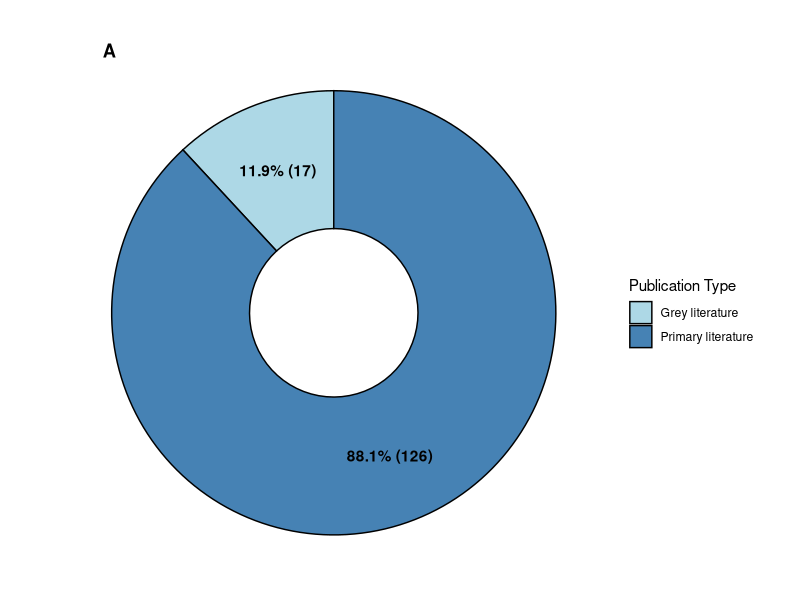
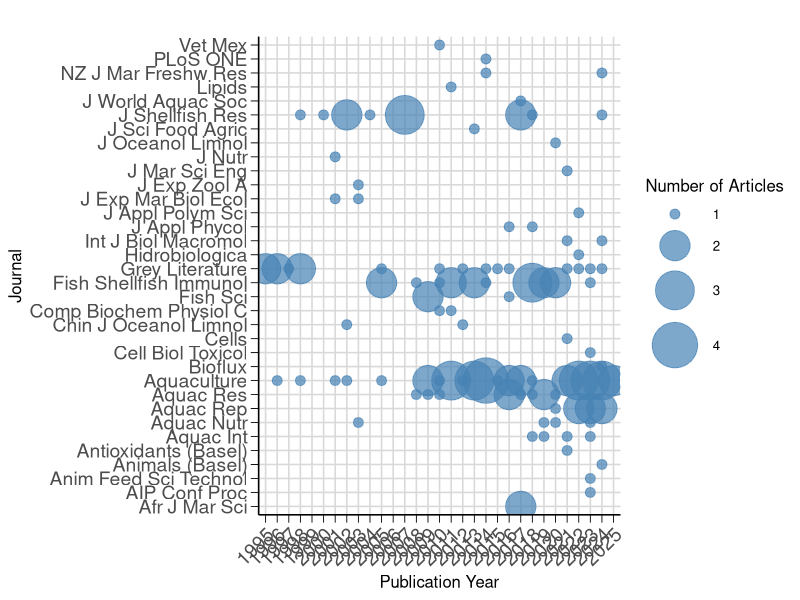
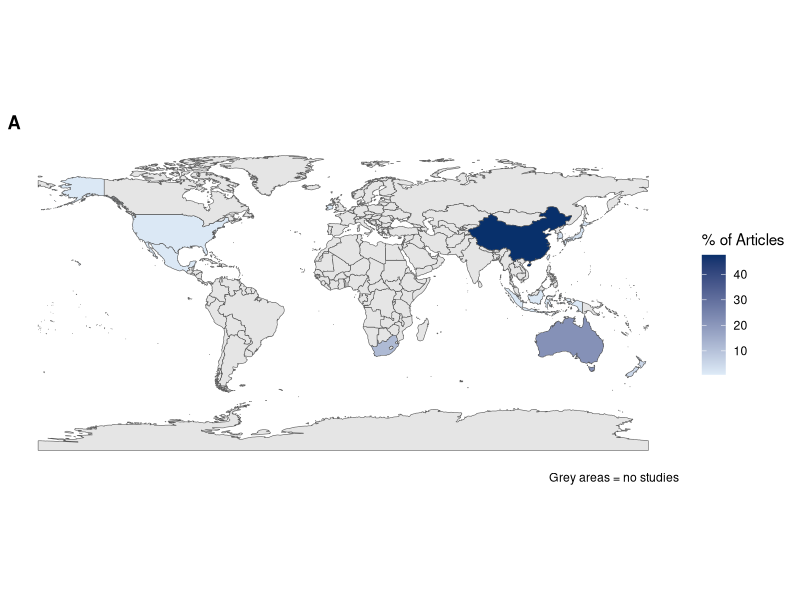
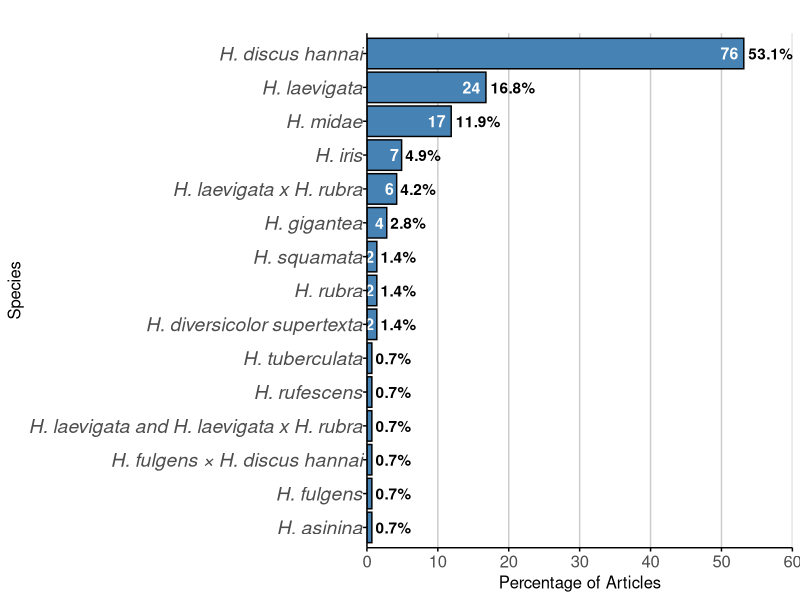
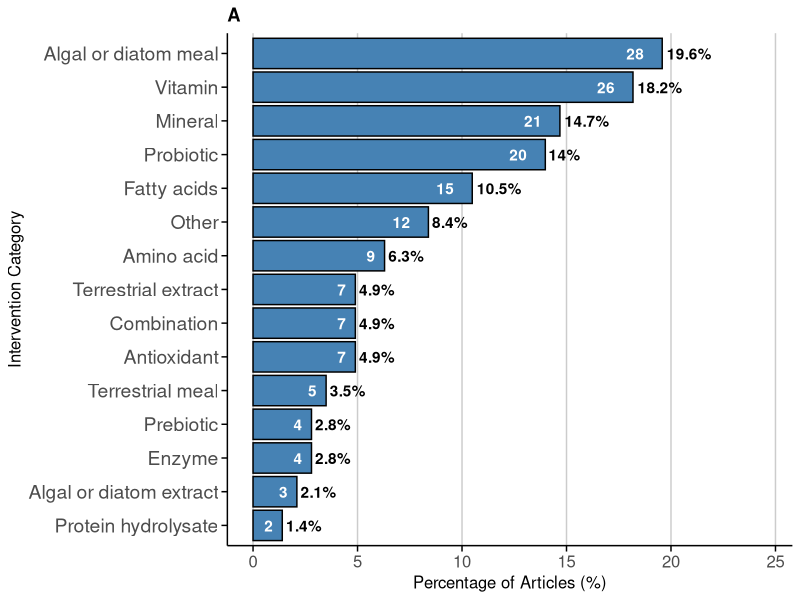
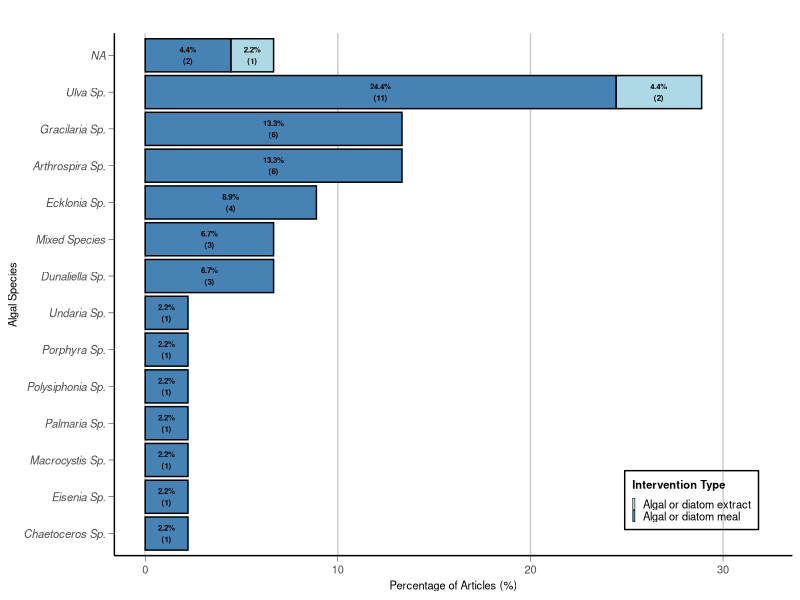
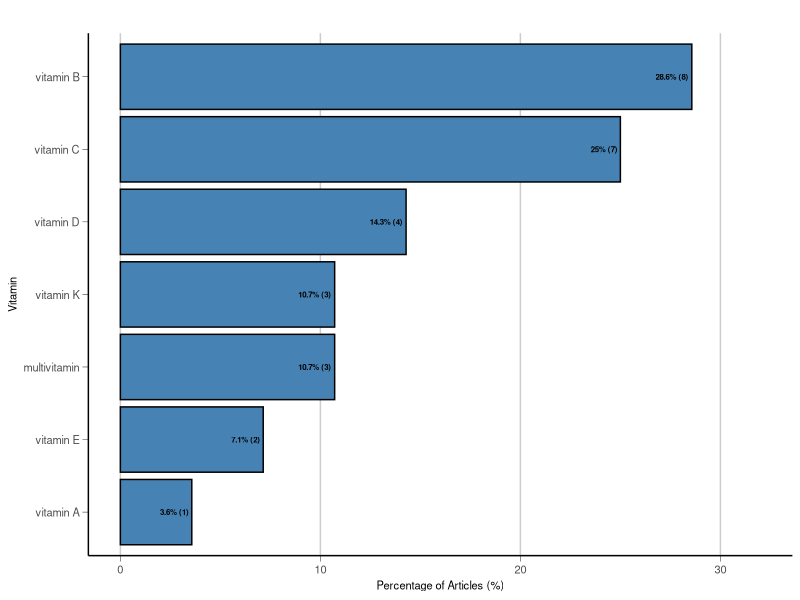
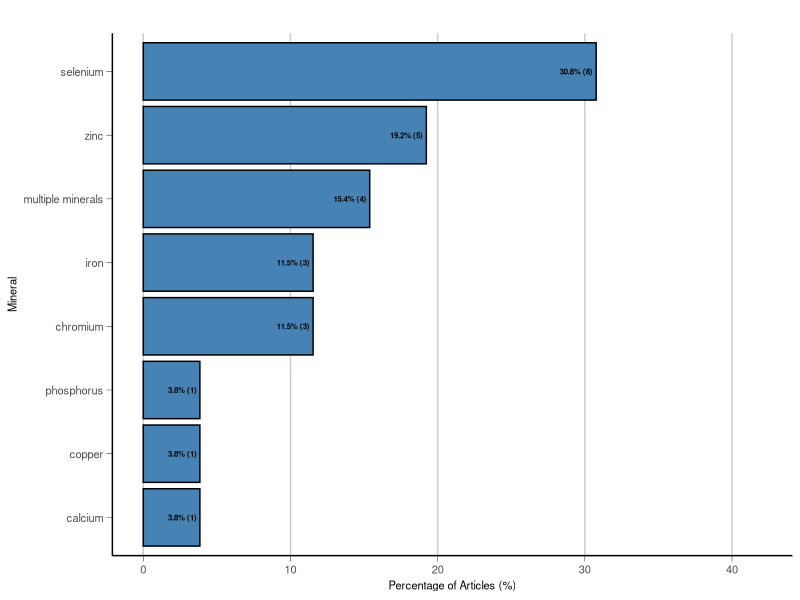

The R script that drew these images, in order:
install.packages(c("patchwork", "ggplot2", "tidyverse", "rnaturalearth", "rnaturalearthdata", "sf", "ggplot2", "dplyr", "grid", "readr", "here"))

library(tidyverse)
library(rnaturalearth)   # for map data
library(rnaturalearthdata)
library(sf)              # for spatial handling
library(ggplot2)
library(dplyr)
library(grid)
library(patchwork)
library(here)
library(readr)

###Please download GitHub repository and then run the following
here()
data <- read_csv(here("Data", "Systematic Evidence Map - Dietary supplements and abalone performance.csv"))
head(data)

# To identify NA in any column
na_intervention_rows <- data %>% 
  filter(is.na(intervention_category)) %>% 
  select(study_ID, intervention_category)
print(na_intervention_rows)

# Get unique study IDs
unique_ids <- unique(data$study_ID)
print(unique_ids)
total_studies <- length(unique(data$study_ID))
print(total_studies)

# Summarise unique study_IDs by publication type
pubtype_summary <- data %>%
  distinct(study_ID, publication_type) %>%
  group_by(publication_type) %>%
  summarise(count = n()) %>%
  mutate(percentage = count / sum(count) * 100,
         label = paste0(publication_type, "\n", round(percentage, 1), "%"))
print(pubtype_summary)

# Create label: "65% (13)"
pubtype_summary <- pubtype_summary %>%
  mutate(
    percentage = 100 * count / total_studies,
    label = paste0(round(percentage, 1), "% (", count, ")")
  )

# Donut plot for publication_type
donut_plot <- ggplot(pubtype_summary, aes(x = 2, y = count, fill = publication_type)) +
  geom_col(color = "black") +               # border around slices
  coord_polar(theta = "y") +
  geom_text(aes(label = paste0(round(percentage,1), "% (", count, ")")),
            position = position_stack(vjust = 0.5),
            color = "black",
            fontface = "bold") +
  scale_fill_manual(values = c("lightblue", "steelblue")) +
  labs(title = "A",
       fill = "Publication Type") +
  theme_void() +
  theme(
    plot.title = element_text(hjust = 0.1,vjust = -8.0, face = "bold")
  ) +
  xlim(1.0, 2.5) 

donut_plot #Print
ggsave("donut_plot.png", width = 8, height = 8, units = "in")   #Save donut plot

# Summarise number and percentage of unique studies per publication year
publication_summary <- data %>%
  distinct(study_ID, publication_year) %>%
  group_by(publication_year) %>%
  summarise(unique_study_count = n()) %>%
  mutate(
    percentage = 100 * unique_study_count / total_studies,
    label_percent = paste0(round(percentage, 1), "%"),
    label_count = unique_study_count
  )
print(publication_summary, n = 30)

# Define a named vector with full journal names and their abbreviations
# Source/reference: https://github.com/ropensci/rnaturalearth
abbrev_lookup <- c(
  "Aquaculture" = "Aquaculture",
  "Fish and Shellfish Immunology" = "Fish Shellfish Immunol",
  "Aquaculture Reports" = "Aquac Rep",
  "Journal of Shellfish Research" = "J Shellfish Res",
  "Aquaculture International" = "Aquac Int",
  "Aquaculture Research" = "Aquac Res",
  "International Journal of Biological Macromolecules" = "Int J Biol Macromol",
  "Animal Feed Science and Technology" = "Anim Feed Sci Technol",
  "Aquaculture Nutrition" = "Aquac Nutr",
  "Animals" = "Animals (Basel)",
  "New Zealand Journal of Marine and Freshwater Research" = "NZ J Mar Freshw Res",
  "Journal of the World Aquaculture Society" = "J World Aquac Soc",
  "Journal of Marine Science and Engineering" = "J Mar Sci Eng",
  "Journal of Applied Phycology" = "J Appl Phycol",
  "Fisheries Science" = "Fish Sci",
  "Bioflux" = "Bioflux",
  "Antioxidants" = "Antioxidants (Basel)",
  "Journal of Experimental Zoology Part A: Comparative Experimental Biology" = "J Exp Zool A",
  "Veterinaria Mexico" = "Vet Mex",
  "Journal of Experimental Marine Biology and Ecology" = "J Exp Mar Biol Ecol",
  "Journal of Oceanology and Limnology" = "J Oceanol Limnol",
  "African Journal of Marine Science" = "Afr J Mar Sci",
  "Journal of Nutrition" = "J Nutr",
  "AIP Conference Proceedings" = "AIP Conf Proc",
  "Cell Biology and Toxicology" = "Cell Biol Toxicol",
  "Chinese Journal of Oceanology and Limnology" = "Chin J Oceanol Limnol",
  "Comparative Biochemistry and Physiology - C Toxicology and Pharmacology" = "Comp Biochem Physiol C",
  "Hidrobiologica" = "Hidrobiologica",
  "Journal of Applied Polymer Science" = "J Appl Polym Sci",
  "Lipids" = "Lipids",
  "PLos ONE" = "PLoS ONE",
  "Cells" = "Cells",
  "Journal of the Science of Food and Agriculture" = "J Sci Food Agric"
)

# Replace NA in Journal with "Grey Literature" and create abbreviated column
data <- data %>%
  mutate(
    Journal = ifelse(is.na(Journal), "Grey Literature", Journal),
    journal_abbrev = ifelse(
      Journal == "Grey Literature",
      "Grey Literature",
      abbrev_lookup[Journal]
    )
  )
head(data)

##Create bubble plot of journal-year
#Summarise number of unique studies per journal-year combo
bubble_data <- data %>%
  distinct(study_ID, journal_abbrev, publication_year) %>%
  group_by(journal_abbrev, publication_year) %>%
  summarise(unique_study_count = n(), .groups = "drop")

#Calculate total and percentage
total_studies <- n_distinct(data$study_ID)

bubble_data <- bubble_data %>%
  mutate(percentage = (unique_study_count / total_studies) * 100)

# Plot
journal_year <- ggplot(bubble_data, aes(y = journal_abbrev, x = as.factor(publication_year))) +
  geom_point(aes(size = unique_study_count), color = "steelblue", alpha = 0.7) +
  scale_size_continuous(
    name = "Number of Articles",
    range = c(3, 15)
  ) +
  scale_x_discrete(limits = as.character(1995:2025)) + 
  labs(
    title = "",
    y = "Journal",
    x = "Publication Year"
  ) +
  theme_minimal(base_size = 12) +
  theme(
    axis.text.x = element_text(angle = 45, hjust = 1, size = 14),
    axis.text.y = element_text(size = 14),
    plot.title = element_text(face = "bold"),
    panel.grid.major = element_line(color = "grey85"),
    panel.grid.minor = element_blank(),
    axis.line.x = element_line(color = "black"),
    axis.line.y = element_line(color = "black"),
    axis.ticks = element_line(color = "black", size = 0.3),
    axis.ticks.length = unit(0.2, "cm"),
    axis.ticks.length.x = unit(0.2, "cm"),
    axis.ticks.length.y = unit(0.2, "cm"),
    panel.background = element_blank()
  )

journal_year  #Print plot
ggsave("journal_year.png", width = 13, height = 11, units = "in")   #Save bubble plot

#Validity assessment
# List validity metrics
validity_metrics <- c(
  "random_assignment",
  "blind_measurement",
  "protocol_registration",
  "raw_data_availability",
  "source_code_availability",
  "funding_disclosed",
  "funding_potential_COI",
  "COI_disclosed"
)

# Loop through each metric and summarise
validity_summary <- data %>%
  select(study_ID, all_of(validity_metrics)) %>%
  distinct() %>%
  pivot_longer(
    cols = all_of(validity_metrics),
    names_to = "metric",
    values_to = "value"
  ) %>%
  group_by(metric, value) %>%
  summarise(
    study_count = n(),
    percentage = 100 * study_count / total_studies,
    .groups = "drop"
  ) %>%
  arrange(metric, desc(study_count))

print(validity_summary)

#Geographical contribution
international_yes_count <- data %>%
  filter(international_collaboration == "Yes") %>%
  summarise(unique_studies = n_distinct(study_ID))

print(international_yes_count)

# Recode country names to match rnaturalearth conventions
# Source/reference: https://github.com/ropensci/rnaturalearth
data <- data %>%
  mutate(country_standardised = case_when(
    country == "Australia"     ~ "Australia",
    country == "China"         ~ "China",
    country == "Hawaii"        ~ "United States of America",  # Hawaii is part of USA
    country == "Indonesia"     ~ "Indonesia",
    country == "Ireland"       ~ "Ireland",
    country == "Japan"         ~ "Japan",
    country == "Korea"         ~ "South Korea",               # or "Republic of Korea"
    country == "New Zealand"   ~ "New Zealand",
    country == "South Africa"  ~ "South Africa",
    country == "Taiwan"        ~ "Taiwan",                    # not always present in shapefile
    TRUE                       ~ country                      # default: keep original
  ))

country_summary <- data %>%
  distinct(study_ID, country) %>%
  group_by(country) %>%
  summarise(
    study_count = n(),
    percentage = 100 * study_count / total_studies,
    .groups = "drop"
  ) %>%
  rename(name = country)

print(country_summary)

# Get world map shapefile
world <- ne_countries(scale = "medium", returnclass = "sf")

# Join country summary with world shapefile
world_data <- world %>%
  left_join(country_summary, by = "name")

# Plot heat map of geographical contribution
world_map <- ggplot(world_data) +
  geom_sf(aes(fill = percentage)) +
    scale_fill_gradient(
    low = "#deebf7",
    high = "#08306b", na.value = "grey90", name = "% of Articles") +
  labs(
    title = "A",
    caption = "Grey areas = no studies"
  ) +
  theme_minimal() +
  theme(
    legend.position = "right",
    plot.title = element_text(face = "bold"),
    plot.subtitle = element_text(face = "italic"),
 panel.grid = element_blank(),           
  )

world_map  #Print plot
ggsave("world_map.png", width = 13, height = 8, units = "in")   #Save world_map

# Abbreviate species names: "Haliotis laevigata" -> "H. laevigata"
data <- data %>%
  mutate(species = gsub("Haliotis", "H.", species))

#species summary
species_summary <- data %>%
  group_by(species) %>%
  summarise(count = n_distinct(study_ID)) %>%
  mutate(percentage = 100 * count / total_studies)
print(species_summary)

#Plot
species_summary_plot <- ggplot(species_summary, aes(x = reorder(species, percentage), y = percentage)) +
  geom_col(fill = "steelblue", color = "black") +
  geom_text(aes(label = paste0(round(percentage, 1), "%")),
            hjust = -0.1,
            color = "black",
            fontface = "bold") +
  geom_text(aes(label = count),
            hjust = 1.3,
            color = "white",
            fontface = "bold",
		size = 4) +
  scale_y_continuous(limits = c(0, 60), expand = c(0, 0)) +
  labs(
    title = "",
    x = "Species",
    y = "Percentage of Articles"
  ) +
  coord_flip() +
  theme_minimal() +
  theme(
    panel.grid.major.y = element_blank(),
    panel.grid.minor = element_blank(),
    panel.grid.major.x = element_line(color = "grey80"),
    axis.line = element_line(color = "black"),
    axis.ticks = element_line(color = "black"),
    axis.text.y = element_text(face = "italic", size = 14, margin = margin(r = 0.5)),
    axis.text.x = element_text(size = 12),
    axis.title.x = element_text(size = 12),
    axis.title.y = element_text(size = 12),
    plot.title = element_text(face = "bold")
  )

species_summary_plot  #Print plot
ggsave("species_summary.png", width = 10, height = 8, units = "in")   #Save species_summary_plot

# Summarise by experimental_unit
experimental_unit_summary <- data %>%
  distinct(study_ID, experimental_unit) %>%
  group_by(experimental_unit) %>%
  summarise(
    study_count = n(),
    percentage = 100 * study_count / total_studies,
    .groups = "drop"
  ) %>%
  arrange(desc(study_count))

print(experimental_unit_summary)  # View results

# Summarise by experimental_system
experimental_system_summary <- data %>%
  distinct(study_ID, experimental_system) %>%
  group_by(experimental_system) %>%
  summarise(
    study_count = n(),
    percentage = 100 * study_count / total_studies,
    .groups = "drop"
  ) %>%
  arrange(desc(study_count))

print(experimental_system_summary) # View results

# INTERVENTION
# Summarise number and percentage of unique studies per intervention category
intervention_summary <- data %>%
  distinct(study_ID, intervention_category) %>%
  group_by(intervention_category) %>%
  summarise(unique_study_count = n(), .groups = "drop") %>%
  mutate(
    percentage = 100 * unique_study_count / total_studies,
    label_count = unique_study_count,                        # number inside bar
    label_percent = paste0(round(percentage, 1), "%")       # percentage outside bar
  )
print(intervention_summary)

# Plot
intervention_summary_plot <- ggplot(intervention_summary, 
  aes(x = percentage, y = reorder(intervention_category, percentage))) +
  geom_col(fill = "steelblue", color = "black") +
  geom_text(aes(label = label_count),
            hjust = 2.0,
            color = "white",
            fontface = "bold") +
  geom_text(aes(label = label_percent),
            hjust = -0.1,
            color = "black",
            fontface = "bold") +
  labs(
    title = "A",
    x = "Percentage of Articles (%)",
    y = "Intervention Category"
  ) +
  theme_minimal() +
  theme(
    panel.grid.major.x = element_line(color = "grey80"),
    panel.grid.minor.x = element_blank(),
    panel.grid.major.y = element_blank(),
    panel.grid.minor.y = element_blank(),
    axis.line = element_line(color = "black"),
    axis.ticks = element_line(color = "black"),
    axis.ticks.length = unit(0.15, "cm"),  # increase tick length
    axis.ticks.y = element_line(color = "black"),
    axis.ticks.x = element_line(color = "black"),
    panel.background = element_blank(),
    axis.text.y = element_text(size = 14),
    axis.text.x = element_text(size = 12),
    axis.title.x = element_text(size = 12),
    axis.title.y = element_text(size = 12),
    plot.title = element_text(face = "bold")
  ) +
  xlim(0, max(intervention_summary$percentage) + 5)

intervention_summary_plot  #Print plot
ggsave("intervention_summary.png", width = 10, height = 8, units = "in")   #Save intervention_summary_plot

##Graph data for intervention_category = algal or diatom meal and/or extract
# Filter relevant intervention categories
algal_data <- data %>%
  filter(intervention_category %in% c("Algal or diatom extract", "Algal or diatom meal"))

algal_data <- algal_data %>%
  mutate(algal_species = str_trim(str_to_title(algal_species)))

# Count unique study_IDs per species and intervention type
algal_summary <- algal_data %>%
  distinct(study_ID, algal_species, intervention_category) %>%
  group_by(algal_species, intervention_category) %>%
  summarise(unique_study_count = n(), .groups = "drop")

# Add percentage and total per species for ordering
total_studies_algae <- sum(algal_summary$unique_study_count)
algal_summary <- algal_summary %>%
  mutate(percentage = 100 * unique_study_count / total_studies_algae) %>%
  group_by(algal_species) %>%
  mutate(total_species_pct = sum(percentage)) %>%
  ungroup()
print(algal_summary)

# Create a label with line break to avoid crowding
algal_summary <- algal_summary %>%
  mutate(label_text = paste0(round(percentage, 1), "%\n(", unique_study_count, ")"))

# Plot
algal_plot <- ggplot(algal_summary, aes(x = percentage, y = reorder(algal_species, total_species_pct), fill = intervention_category)) +
  geom_col(color = "black") +
  geom_text(aes(label = label_text),
            position = position_stack(vjust = 0.5),
            color = "black",
            fontface = "bold",
            size = 2) +
  scale_fill_manual(values = c(
    "Algal or diatom meal" = "steelblue",
    "Algal or diatom extract" = "lightblue"
  )) +
  labs(
    title = "",
    x = "Percentage of Articles (%)",
    y = "Algal Species",
    fill = "Intervention Type"
  ) +
  scale_x_continuous(
    limits = c(0, 32),
    breaks = seq(0, 30, 10)
  ) +
  theme_minimal() +
  theme(
    panel.grid.major.x = element_line(color = "grey80"),
    panel.grid.minor.x = element_blank(),
    panel.grid.major.y = element_blank(),
    axis.line = element_line(color = "black"),
    axis.ticks = element_line(color = "black", size = 0.15),
    axis.ticks.length = unit(0.15, "cm"),
    axis.text.y = element_text(face = "italic", size = 8),
    axis.text.x = element_text(size = 8),
    axis.title.x = element_text(size = 8),
    axis.title.y = element_text(size = 8),
    panel.background = element_blank(),
    plot.title = element_text(face = "bold"),
    legend.position = c(0.95, 0.05),       
    legend.justification = c("right","bottom"),  
    legend.background = element_rect(fill = "transparent"), 
    legend.key.size = unit(0.075, "cm"),
    legend.title = element_text(size = 8, face = "bold"),   
    legend.text = element_text(size = 8)    
  )

algal_plot  #Print plot
ggsave("algal_plot.png", width = 6, height = 4, units = "in")   #Save algal_plot

##Graph data for intervention_category = vitamin
#Filter only Vitamin studies
vitamin_data <- data %>%
  filter(intervention_category == "Vitamin")

#Count unique study_IDs per vitamin
vitamin_summary <- vitamin_data %>%
  distinct(study_ID, vitamin) %>%
  group_by(vitamin) %>%
  summarise(unique_study_count = n(), .groups = "drop")

#Calculate total mentions and percentages
total_mentions_vitamin <- sum(vitamin_summary$unique_study_count)
vitamin_summary <- vitamin_summary %>%
  mutate(
    percentage = 100 * unique_study_count / total_mentions_vitamin,
    label = paste0(round(percentage, 0.5), "% (", unique_study_count, ")")
  )
print(vitamin_summary)

# Plot
vitamin_plot <- ggplot(vitamin_summary, aes(x = percentage, y = reorder(vitamin, percentage))) +
  geom_col(fill = "steelblue", color = "black") +
  geom_text(aes(label = label),
            hjust = 1.1,
            color = "black",
            fontface = "bold",
	size = 2) +
  labs(
    title = "",
    x = "Percentage of Articles (%)",
    y = "Vitamin"
  ) + scale_x_continuous(
    limits = c(0, 32),          # axis goes to 45
    breaks = seq(0, 30, 10)     # tick marks every 10
  ) +
  theme_minimal() +
  theme(
    panel.grid.major.x = element_line(color = "grey80"),
    panel.grid.minor.x = element_blank(),
    panel.grid.major.y = element_blank(),
    axis.line = element_line(color = "black"),
    axis.ticks = element_line(color = "black", size = 0.15),
    axis.ticks.length = unit(0.15, "cm"),
    axis.text.y = element_text(size = 8),
	axis.text.x = element_text(size = 8),
	axis.title.x = element_text(size = 8),
	axis.title.y = element_text(size = 8),
    panel.background = element_blank(),
    plot.title = element_text(face = "bold")
  )

vitamin_plot  #Print plot
ggsave("vitamin_plot.png", width = 6, height = 4, units = "in")   #Save vitamin_plot

##Graph data for intervention_category = mineral
# Filter only Mineral studies
mineral_data <- data %>%
  filter(intervention_category == "Mineral")

# Count unique study_IDs per mineral
mineral_summary <- mineral_data %>%
  distinct(study_ID, mineral) %>%
  group_by(mineral) %>%
  summarise(unique_study_count = n(), .groups = "drop")

#Calculate total and percentages
total_studies_mineral <- sum(mineral_summary$unique_study_count)
mineral_summary <- mineral_summary %>%
  mutate(
    percentage = 100 * unique_study_count / total_studies_mineral,
    label = paste0(round(percentage, 0.5), "% (", unique_study_count, ")")
  )
print(mineral_summary)

#Plot
mineral_plot <- ggplot(mineral_summary, aes(x = percentage, y = reorder(mineral, percentage))) +
  geom_col(fill = "steelblue", color = "black") +
  geom_text(aes(label = label),
            hjust = 1.1,
            color = "black",
            fontface = "bold",
size = 2) +
  labs(
    title = "",
    x = "Percentage of Articles (%)",
    y = "Mineral"
  ) +  
scale_x_continuous(
    limits = c(0, 42),          # axis goes to 45
    breaks = seq(0, 40, 10)     # tick marks every 10
  ) +
  theme_minimal() +
  theme(
    panel.grid.major.x = element_line(color = "grey80"),
    panel.grid.minor.x = element_blank(),
    panel.grid.major.y = element_blank(),
    axis.line = element_line(color = "black"),
    axis.ticks = element_line(color = "black", size = 0.15),
    axis.ticks.length = unit(0.15, "cm"),
    panel.background = element_blank(),
	axis.text.y = element_text(size = 8),
	axis.text.x = element_text(size = 8),
	axis.title.x = element_text(size = 8),
	axis.title.y = element_text(size = 8),
    plot.title = element_text(face = "bold")
  )

mineral_plot  #Print plot
ggsave("mineral_plot.png", width = 6, height = 4, units = "in")   #Save mineral_plot

##Graph data for intervention_category = probiotic
# Filter only Probiotic studies
probiotic_data <- data %>%
  filter(intervention_category == "Probiotic")

# Count unique study_IDs per probiotic
probiotic_summary <- probiotic_data %>%
  distinct(study_ID, probiotic) %>%
  group_by(probiotic) %>%
  summarise(unique_study_count = n(), .groups = "drop")

# Calculate total and percentages (format with one decimal place)
total_studies_probiotic <- sum(probiotic_summary$unique_study_count)
probiotic_summary <- probiotic_summary %>%
  mutate(
    percentage = round((unique_study_count / total_studies_probiotic) * 100, 1),
    percentage = sprintf("%.1f", percentage),  # force display to one decimal
    label = paste0(percentage, "% (", unique_study_count, ")")
  )

print(probiotic_summary)

# Plot
probiotic_plot <- ggplot(probiotic_summary, aes(x = as.numeric(percentage), y = reorder(probiotic, as.numeric(percentage)))) +
  geom_col(fill = "steelblue", color = "black") +
  geom_text(aes(label = label),
            hjust = 1.1,
            color = "black",
            fontface = "bold",
  size = 2) +
  labs(
    title = "",
    x = "Percentage of Articles (%)",
    y = "Probiotic"
  ) +
  scale_x_continuous(
    limits = c(0, 32),                 
    breaks = seq(0, 30, 10)           
  ) +
  theme_minimal() +
  theme(
    panel.grid.major.x = element_line(color = "grey80"),
    panel.grid.minor.x = element_blank(),
    panel.grid.major.y = element_blank(),
    axis.line = element_line(color = "black"),
    axis.ticks = element_line(color = "black", size = 0.15),
    axis.ticks.length = unit(0.15, "cm"),
    axis.text.y = element_text(face = "italic", size = 8),
	axis.text.x = element_text(size = 8),
	axis.title.x = element_text(size = 8),
	axis.title.y = element_text(size = 8),
    panel.background = element_blank(),
    plot.title = element_text(face = "bold")
  )

probiotic_plot  #Print plot
ggsave("probiotic_plot.png", width = 6, height = 4, units = "in")   #Save probiotic_plot

#Combine plots for intervention_category subgroups
intervention_plots <- (algal_plot + vitamin_plot) / (mineral_plot + probiotic_plot) +
  plot_annotation(
    tag_levels = 'A',
    tag_prefix = "", 
    theme = theme(
      plot.tag = element_text(face = "bold", size = 14) 
    )
  ) +
  plot_layout(
    heights = c(1, 1),
    widths = c(1, 1),
    byrow = TRUE
  )

#Reduce spacing
intervention_plots <- intervention_plots & theme(
  plot.margin = margin(2, 2, 2, 2)
)

intervention_plots #Print combined plot
ggsave("intervention_plots.png", width = 12, height = 8, units = "in")   #Save intervention_plots

# OUTCOME
outcome_summary <- data %>%
  distinct(study_ID, outcome_category) %>%
  group_by(outcome_category) %>%
  summarise(unique_study_count = n(), .groups = "drop") %>%
  mutate(
    percentage = 100 * unique_study_count / total_studies,
    label_count = unique_study_count,
    label_percent = paste0(round(percentage, 1), "%")
  )
print(outcome_summary)
print(total_studies)

ggplot(outcome_summary, aes(x = percentage, y = reorder(outcome_category, percentage))) +
  geom_col(fill = "steelblue", color = "black") +
  
  geom_text(aes(label = label_count),
            hjust = 2.0,
            color = "white",
            fontface = "bold") +
  
  geom_text(aes(label = label_percent),
            hjust = -0.1,
            color = "black",
            fontface = "bold") +
  
  labs(
    title = "B",
    x = "Percentage of Articles (%)",
    y = "Outcome Category"
  ) +
  theme_minimal() +
  theme(
    panel.grid.major.x = element_line(color = "grey80"),
    panel.grid.minor.x = element_blank(),
    panel.grid.major.y = element_blank(),
    panel.grid.minor.y = element_blank(),
    axis.line = element_line(color = "black"),
    axis.ticks = element_line(color = "black"),
    axis.ticks.length = unit(0.25, "cm"),  # external tick length
    axis.ticks.y = element_line(color = "black"),
    axis.ticks.x = element_line(color = "black"),
    panel.background = element_blank(),
    plot.title = element_text(face = "bold")
  ) +
  xlim(0, max(outcome_summary$percentage) + 5)

# Step 1: Summarise number of unique studies per intervention-outcome combo
bubble_data_OI <- data %>%
  distinct(study_ID, intervention_category, outcome_category) %>%
  group_by(intervention_category, outcome_category) %>%
  summarise(unique_study_count = n(), .groups = "drop")

# Step 2: Calculate total and percentage
total_studies <- n_distinct(data$study_ID)

bubble_data_OI <- bubble_data_OI %>%
  mutate(percentage = (unique_study_count / total_studies) * 100)

# Step 2: Reorder axes by total frequency
# Calculate total counts for ordering
intervention_order <- bubble_data_OI %>%
  group_by(intervention_category) %>%
  summarise(total = sum(unique_study_count)) %>%
  arrange(desc(total)) %>%
  pull(intervention_category)

outcome_order <- bubble_data_OI %>%
  group_by(outcome_category) %>%
  summarise(total = sum(unique_study_count)) %>%
  arrange(desc(total)) %>%
  pull(outcome_category)

# Step 3: Plot
ggplot(bubble_data_OI, aes(
  x = factor(outcome_category, levels = outcome_order),
  y = factor(intervention_category, levels = intervention_order)
)) +
  geom_point(aes(size = unique_study_count), color = "steelblue", alpha = 0.7) +
  scale_size_continuous(
    name = "Number of Articles",
    range = c(3, 15)
  ) +
  labs(
    title = "",
    x = "Outcome Category",
    y = "Intervention Category"
  ) +
  theme_minimal(base_size = 12) +
  theme(
    axis.text.x = element_text(angle = 45, hjust = 1, size = 14),
    axis.text.y = element_text(size = 14),
    axis.title.y = element_text(size = 14),
    axis.title.x = element_text(size = 14),
    plot.title = element_text(face = "bold"),
    panel.grid.major = element_line(color = "grey85"),
    panel.grid.minor = element_blank(),

    # Add axis lines
    axis.line.x = element_line(color = "black"),
    axis.line.y = element_line(color = "black"),

    # Add external tick marks
    axis.ticks = element_line(color = "black", size = 0.3),
    axis.ticks.length = unit(0.2, "cm"),
    panel.background = element_blank()
  )

#Return full citation list and save as a txt file
# Extract unique study_ID and full_citation, ordered alphabetically by citation
unique_citations <- data %>%
  distinct(study_ID, full_citation) %>%
  arrange(full_citation)
print(unique_citations$full_citation)
writeLines(unique_citations$full_citation, "unique_citations.txt")

########OTHER RANDOM CODE TO ASSIST IN DISCUSSION
# Step 1: Filter only Probiotic studies
probiotic_country <- data %>%
  filter(intervention_category == "Probiotic")

# Step 2: Count unique study_IDs per country
probiotic_country_summary <- probiotic_country %>%
  distinct(study_ID, country) %>%
  group_by(country) %>%
  summarise(unique_study_count = n(), .groups = "drop")

# Step 3: Calculate total and percentages (format with one decimal place)
total_studies_probiotic <- n_distinct(probiotic_country$study_ID)

probiotic_country_summary <- probiotic_country_summary %>%
  mutate(
    percentage = round((unique_study_count / total_studies_probiotic) * 100, 1),
    label = paste0(percentage, "% (", unique_study_count, ")")  # optional label
  )

# View
print(probiotic_country_summary)

# Filter for Australia and summarize by literature type
australia_summary <- data %>%
  filter(country == "Australia") %>%
  distinct(study_ID, publication_type) %>%  # keep unique study_ID x literature_type
  group_by(publication_type) %>%
  summarise(
    study_count = n(),
    proportion = study_count / sum(study_count) * 100,
    .groups = "drop"
  )

print(australia_summary)

#Session info
sessionInfo() #run and paste the output below as a comment to archive the Info on your computing environemet, e.g. R and package versions
